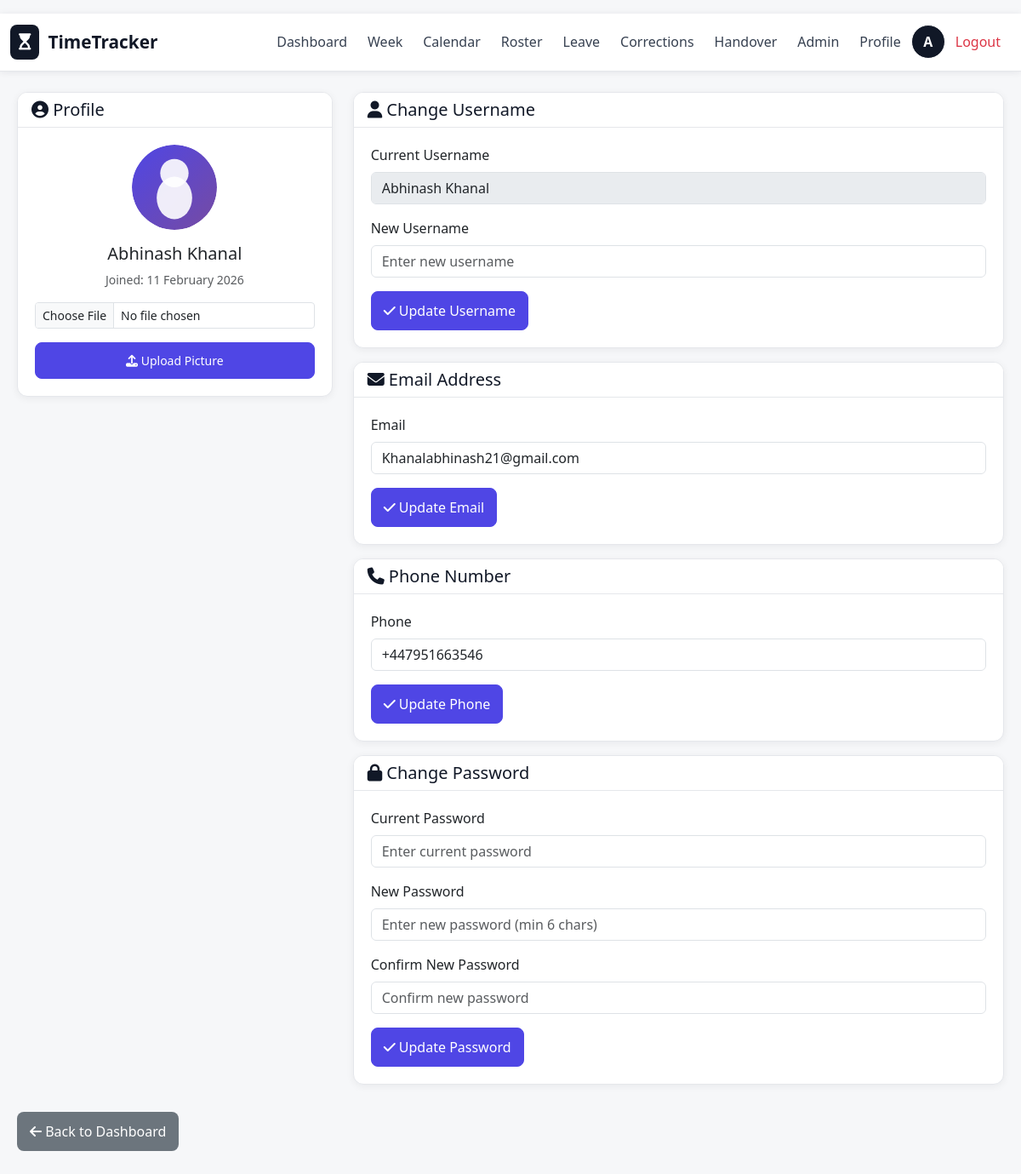
/settings (signed in), run on the app's committed database.
### app.py (models this page shows)
class User(UserMixin, db.Model):
    id = db.Column(db.Integer, primary_key=True)
    name = db.Column(db.String(100), unique=True, nullable=False)
    email = db.Column(db.String(100), unique=True)
    password = db.Column(db.String(200), nullable=False)
    employee_id = db.Column(db.String(50), unique=True)
    department = db.Column(db.String(100))
    role = db.Column(db.String(20), default='employee')  # 'employee' or 'admin'
    phone = db.Column(db.String(30))
    profile_pic = db.Column(db.String(200), default='default.png')
    is_active = db.Column(db.Boolean, default=True)
    is_admin = db.Column(db.Boolean, default=False)
    is_staff = db.Column(db.Boolean, default=True)
    position = db.Column(db.String(100))
    visa_type = db.Column(db.String(50))
    weekly_hour_limit = db.Column(db.Float)
    created_at = db.Column(db.DateTime, default=datetime.now)
    last_login = db.Column(db.DateTime)

### app.py (the view, shortened to what this page needs)
@app.route("/settings", methods=["GET", "POST"])
@login_required
def settings():
    return render_template("settings.html", user=current_user)

### app.py (called while the page is built)
@login_manager.user_loader
def load_user(user_id):
    return User.query.get(int(user_id))

@app.before_request
def prepare_schema():
    if not app.config.get("SCHEMA_READY"):
        ensure_schema()
        app.config["SCHEMA_READY"] = True

### templates/settings.html (shortened to what this page needs)
{% extends "base.html" %}
{% block content %}
<div class="row">
  <div class="col-md-4">
    <div class="card">
      <div class="card-header">
        <h5 class="mb-0"><i class="fas fa-user-circle"></i> Profile</h5>
      </div>
      <div class="card-body text-center">
        <img src="{% if user.profile_pic and user.profile_pic != 'default.png' %}/static/uploads/{{ user.profile_pic }}{% else %}/static/default-avatar.svg{% endif %}"
             alt="Profile" class="rounded-circle mb-3" width="100" height="100">
        <h5>{{ user.name }}</h5>
        <p class="text-muted small">Joined: {{ user.created_at.strftime("%d %B %Y") }}</p>
        <form method="post" enctype="multipart/form-data">
          <div class="mb-3">
            <input type="file" name="profile_pic" class="form-control form-control-sm" accept="image/*" required>
          </div>
          <button type="submit" class="btn btn-sm btn-primary w-100">
            <i class="fas fa-upload"></i> Upload Picture
          </button>
        </form>
      </div>
    </div>
  </div>
  <div class="col-md-8">
    <div class="card mb-3">
      <div class="card-header">
        <h5 class="mb-0"><i class="fas fa-user"></i> Change Username</h5>
      </div>
      <div class="card-body">
        <form method="post">
          <div class="mb-3">
            <label class="form-label">Current Username</label>
            <input type="text" class="form-control" value="{{ user.name }}" disabled>
          </div>
          <div class="mb-3">
            <label class="form-label">New Username</label>
            <input type="text" name="new_username" class="form-control" placeholder="Enter new username" required>
          </div>
          <button type="submit" class="btn btn-primary">
            <i class="fas fa-check"></i> Update Username
          </button>
        </form>
      </div>
    </div>
    <div class="card mb-3">
      <div class="card-header">
        <h5 class="mb-0"><i class="fas fa-envelope"></i> Email Address</h5>
      </div>
      <div class="card-body">
        <form method="post">
          <div class="mb-3">
            <label class="form-label">Email</label>
            <input type="email" name="email" class="form-control" value="{{ user.email or '' }}" placeholder="Enter email">
          </div>
          <button type="submit" class="btn btn-primary">
            <i class="fas fa-check"></i> Update Email
          </button>
        </form>
      </div>
    </div>
    <div class="card mb-3">
      <div class="card-header">
        <h5 class="mb-0"><i class="fas fa-phone"></i> Phone Number</h5>
      </div>
      <div class="card-body">
        <form method="post">
          <div class="mb-3">
            <label class="form-label">Phone</label>
            <input type="text" name="phone" class="form-control" value="{{ user.phone or '' }}" placeholder="Enter phone">
          </div>
          <button type="submit" class="btn btn-primary">
            <i class="fas fa-check"></i> Update Phone
          </button>
        </form>
      </div>
    </div>
    <div class="card mb-3">
      <div class="card-header">
        <h5 class="mb-0"><i class="fas fa-lock"></i> Change Password</h5>
      </div>
      <div class="card-body">
        <form method="post">
          <div class="mb-3">
            <label class="form-label">Current Password</label>
            <input type="password" name="current_password" class="form-control" placeholder="Enter current password" required>
          </div>
          <div class="mb-3">
            <label class="form-label">New Password</label>
            <input type="password" name="new_password" class="form-control" placeholder="Enter new password (min 6 chars)" required>
          </div>
          <div class="mb-3">
            <label class="form-label">Confirm New Password</label>
            <input type="password" name="confirm_password" class="form-control" placeholder="Confirm new password" required>
          </div>
          <button type="submit" class="btn btn-primary">
            <i class="fas fa-check"></i> Update Password
          </button>
        </form>
      </div>
    </div>
  </div>
</div>
<a href="/dashboard" class="btn btn-secondary mt-3">
  <i class="fas fa-arrow-left"></i> Back to Dashboard
</a>
{% endblock %}

### templates/base.html (shortened to what this page needs)
<!doctype html>
<html>
<head>
  <link href="https://cdn.jsdelivr.net/npm/bootstrap@5.3.0/dist/css/bootstrap.min.css" rel="stylesheet">
  <link rel="stylesheet" href="https://cdnjs.cloudflare.com/ajax/libs/font-awesome/6.4.0/css/all.min.css">
</head>
<body>
  <nav class="navbar navbar-expand-lg navbar-light mb-4">
    <div class="container-fluid" style="max-width: 1200px; margin: 0 auto;">
      <a class="navbar-brand" href="/dashboard">
        <span class="logo-icon"><i class="fas fa-hourglass-start"></i></span>
        <span>TimeTracker</span>
      </a>
      <div class="collapse navbar-collapse" id="navbarNav">
        <ul class="navbar-nav ms-auto align-items-center">
          {% if current_user.is_authenticated %}
            <li class="nav-item">
              <a class="nav-link" href="/dashboard">Dashboard</a>
            </li>
            <li class="nav-item">
              <a class="nav-link" href="/week">Week</a>
            </li>
            <li class="nav-item">
              <a class="nav-link" href="/calendar">Calendar</a>
            </li>
            <li class="nav-item">
              <a class="nav-link" href="/roster">Roster</a>
            </li>
            <li class="nav-item">
              <a class="nav-link" href="/leave-request">Leave</a>
            </li>
            <li class="nav-item">
              <a class="nav-link" href="/request-correction">Corrections</a>
            </li>
            <li class="nav-item">
              <a class="nav-link" href="/handover">Handover</a>
            </li>
            {% if current_user.role == 'admin' or current_user.is_admin %}
              <li class="nav-item">
                <a class="nav-link" href="/admin">Admin</a>
              </li>
            {% endif %}
            <li class="nav-item">
              <a class="nav-link" href="/settings">Profile</a>
            </li>
            <li class="nav-item">
              <div class="avatar" style="cursor: pointer;" title="{{ current_user.name }}">
                {{ (current_user.name or 'U')[0].upper() }}
              </div>
            </li>
            <li class="nav-item">
              <a class="nav-link text-danger" href="/logout">Logout</a>
            </li>
          {% endif %}
        </ul>
      </div>
    </div>
  </nav>
  <div class="container-fluid" style="max-width: 1200px; margin: 0 auto; padding: 0 20px;">
    {% block content %}{% endblock %}
  </div>
</body>
</html>

### templates/base.html (style rules this page uses)
:root { --primary: #4f46e5; --success: #10b981; --danger: #ef4444; --warning: #f59e0b; --info: #06b6d4; --bg: #f6f7f9; --card: #ffffff; --border: #e5e7eb; --text: #111827; --muted: #6b7280; }
a, button, .btn, .card, .nav-link, .form-control, .form-select { transition: all 0.2s ease; }
body { background: var(--bg); min-height: 100vh; color: var(--text); font-family: 'Segoe UI', Tahoma, Geneva, Verdana, sans-serif; padding: 16px 0 32px; -webkit-font-smoothing: antialiased; -moz-osx-font-smoothing: grayscale; }
.navbar { background: #ffffff !important; box-shadow: 0 1px 8px rgba(17, 24, 39, 0.08); border-bottom: 1px solid var(--border); }
.navbar-brand { font-weight: 700; font-size: 1.3rem; color: var(--text); display: flex; align-items: center; gap: 10px; }
.navbar-nav .nav-link { border-radius: 10px; padding: 8px 12px; margin: 2px 4px; color: #374151; font-weight: 500; }
.logo-icon { font-size: 1.2rem; background: #111827; padding: 6px 10px; border-radius: 8px; color: white; }
.card { border: 1px solid var(--border); border-radius: 12px; box-shadow: 0 2px 10px rgba(17, 24, 39, 0.06); margin-bottom: 20px; overflow: hidden; background: var(--card); }
.card-body { padding: 20px; }
.avatar { width: 40px; height: 40px; border-radius: 50%; display: flex; align-items: center; justify-content: center; font-weight: 600; color: white; font-size: 16px; background: #111827; border: 1px solid #ffffff; }
.card-header { background: #ffffff; color: var(--text); border-bottom: 1px solid var(--border); border-radius: 12px 12px 0 0; font-weight: 600; }
.btn { border-radius: 8px; padding: 10px 14px; font-weight: 500; border: 1px solid transparent; }
.btn-primary { background: var(--primary); border-color: var(--primary); }
.navbar { background: #ffffff; box-shadow: 0 1px 8px rgba(17, 24, 39, 0.08); }

### data on the page
User: name "A", name "Abhinash Khanal", created_at "11 February 2026", email "Khanalabhinash21@gmail.com", phone "+447951663546"
